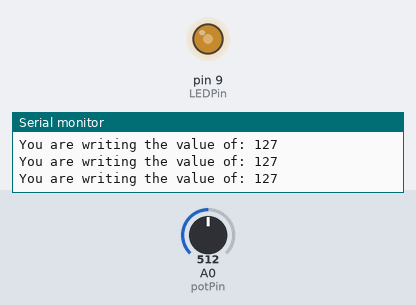
A sketch run on a simulated Arduino Uno, built with avr-gcc and run on an emulated ATmega328P. Shown: output pins drawn as LEDs (lit = HIGH), the last lines printed to the serial monitor. The inputs (shaded band) are chosen by the test bench; at power-on: A0 (potPin) = 512.

Above: at 1.2 s.
1.3 s: A0 (potPin) set to 716
At 2.6 s:
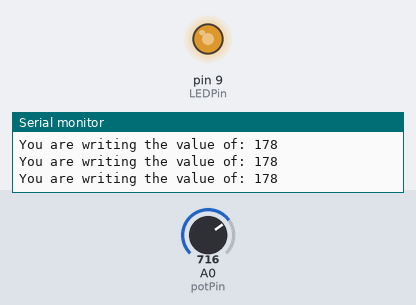
3.0 s: A0 (potPin) set to 900
At 3.8 s:
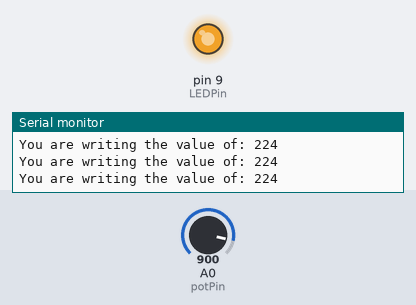
4.5 s: A0 (potPin) set to 122
At 5.1 s:
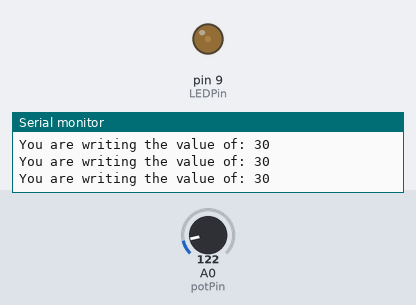
6.0 s: A0 (potPin) set to 0
At 6.3 s:
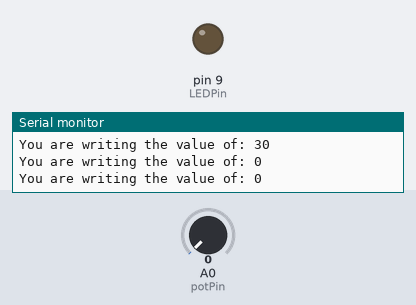
7.5 s: A0 (potPin) set to 511
At 8.8 s:
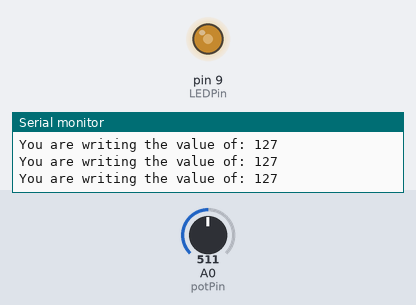
Timing chart, 0 to 10.0 s (numbered marks = the images above; inputs shaded):
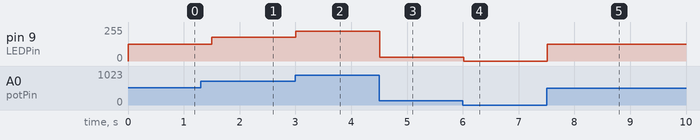

Measured:
- after the input at 1.3 s, pin 9 (LEDPin): 127/255 → 178/255 after 0.20 s
- after the input at 3.0 s, pin 9 (LEDPin): 178/255 → 224/255 at once
- after the input at 4.5 s, pin 9 (LEDPin): 224/255 → 30/255 at once
- after the input at 6.0 s, pin 9 (LEDPin): 30/255 → 0/255 at once
- after the input at 7.5 s, pin 9 (LEDPin): 0/255 → 127/255 at once

The sketch:

Lesson_11.ino
```cpp
int LEDPin=9;  // Assigning LEDPin to 9
int potPin=A0; // Declare potPin to the analog pin A0
int readValue;  // Use this variable to read potentiometer
int writeValue; // Variable for writing to LED

void setup() {
  // put your setup code here, to run once:
  Serial.begin(9600); // Start your serial port
  pinMode(potPin,INPUT);  // Declare potPin an input
  pinMode(LEDPin, OUTPUT); // Declare LEDPin to be an output

}

void loop() {
  // put your main code here, to run repeatedly:

  readValue=analogRead(potPin); // Read voltage from potentiometer
  writeValue=(255.0/1023.0)*readValue; // Calculating the real world voltage
  analogWrite(LEDPin, writeValue);  // Write to LED
  Serial.print("You are writing the value of: ");
  Serial.println(writeValue);  // Print results to serial monitor
  delay(250); // Delay 250 miliseconds

}
```
